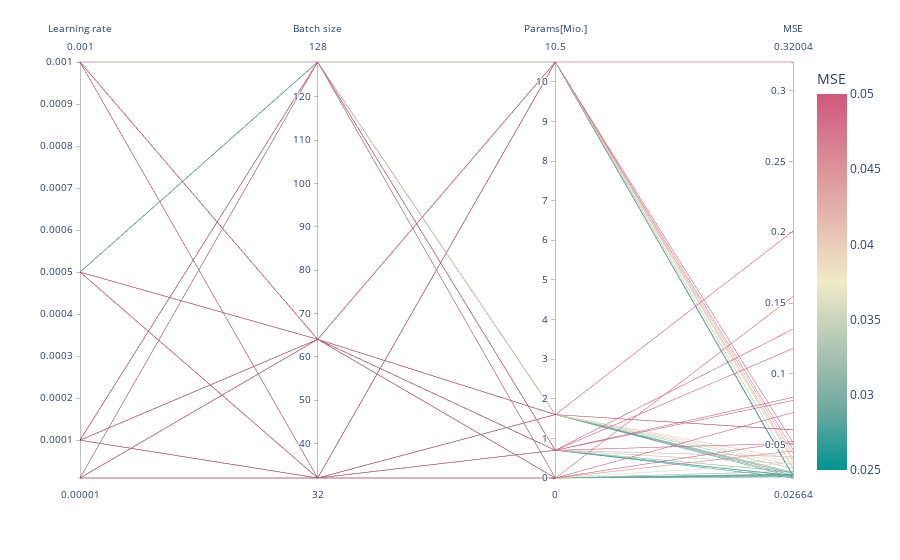

Write notebook code for a chart like this one.
### Code cell
import plotly.express as px
fig = px.parallel_coordinates(reduced_hpo_table, color="MSE", labels={
                "learning_rate": "Learning rate", "batch_size": "Batch size",
                 "Params[Mio.]": "Params[Mio.]", "MSE": "MSE",},
                             color_continuous_scale=px.colors.diverging.Tealrose,
                             
                             range_color=[0.025, 0.05])
fig.show()
